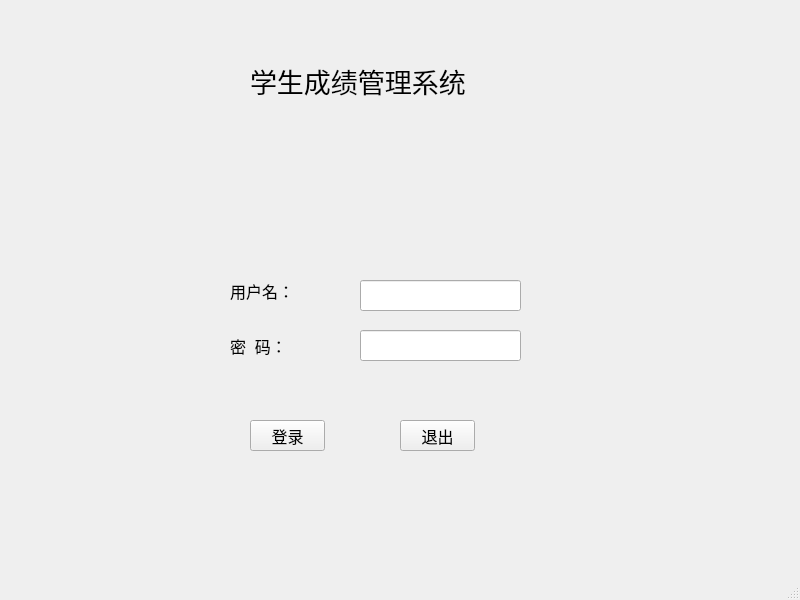
<?xml version="1.0" encoding="UTF-8"?>
<ui version="4.0">
 <class>LoginWindow</class>
 <widget class="QMainWindow" name="LoginWindow">
  <property name="geometry">
   <rect>
    <x>0</x>
    <y>0</y>
    <width>800</width>
    <height>600</height>
   </rect>
  </property>
  <property name="windowTitle">
   <string>MainWindow</string>
  </property>
  <widget class="QWidget" name="centralwidget">
   <widget class="QLabel" name="label">
    <property name="geometry">
     <rect>
      <x>230</x>
      <y>270</y>
      <width>111</width>
      <height>41</height>
     </rect>
    </property>
    <property name="font">
     <font>
      <pointsize>12</pointsize>
     </font>
    </property>
    <property name="text">
     <string>用户名：</string>
    </property>
   </widget>
   <widget class="QLabel" name="label_2">
    <property name="geometry">
     <rect>
      <x>230</x>
      <y>330</y>
      <width>111</width>
      <height>31</height>
     </rect>
    </property>
    <property name="font">
     <font>
      <pointsize>12</pointsize>
     </font>
    </property>
    <property name="text">
     <string>密  码：</string>
    </property>
   </widget>
   <widget class="QLabel" name="label_3">
    <property name="geometry">
     <rect>
      <x>250</x>
      <y>50</y>
      <width>361</width>
      <height>61</height>
     </rect>
    </property>
    <property name="font">
     <font>
      <pointsize>20</pointsize>
     </font>
    </property>
    <property name="text">
     <string>学生成绩管理系统</string>
    </property>
   </widget>
   <widget class="QLineEdit" name="editUser">
    <property name="geometry">
     <rect>
      <x>360</x>
      <y>280</y>
      <width>161</width>
      <height>31</height>
     </rect>
    </property>
    <property name="font">
     <font>
      <pointsize>12</pointsize>
     </font>
    </property>
   </widget>
   <widget class="QLineEdit" name="editPwd">
    <property name="geometry">
     <rect>
      <x>360</x>
      <y>330</y>
      <width>161</width>
      <height>31</height>
     </rect>
    </property>
    <property name="font">
     <font>
      <pointsize>12</pointsize>
     </font>
    </property>
   </widget>
   <widget class="QPushButton" name="btnLogin">
    <property name="geometry">
     <rect>
      <x>250</x>
      <y>420</y>
      <width>75</width>
      <height>31</height>
     </rect>
    </property>
    <property name="font">
     <font>
      <pointsize>12</pointsize>
     </font>
    </property>
    <property name="text">
     <string>登录</string>
    </property>
   </widget>
   <widget class="QPushButton" name="btnQuit">
    <property name="geometry">
     <rect>
      <x>400</x>
      <y>420</y>
      <width>75</width>
      <height>31</height>
     </rect>
    </property>
    <property name="font">
     <font>
      <pointsize>12</pointsize>
     </font>
    </property>
    <property name="text">
     <string>退出</string>
    </property>
   </widget>
  </widget>
  <widget class="QMenuBar" name="menubar">
   <property name="geometry">
    <rect>
     <x>0</x>
     <y>0</y>
     <width>800</width>
     <height>33</height>
    </rect>
   </property>
  </widget>
  <widget class="QStatusBar" name="statusbar"/>
 </widget>
 <resources/>
 <connections/>
</ui>
